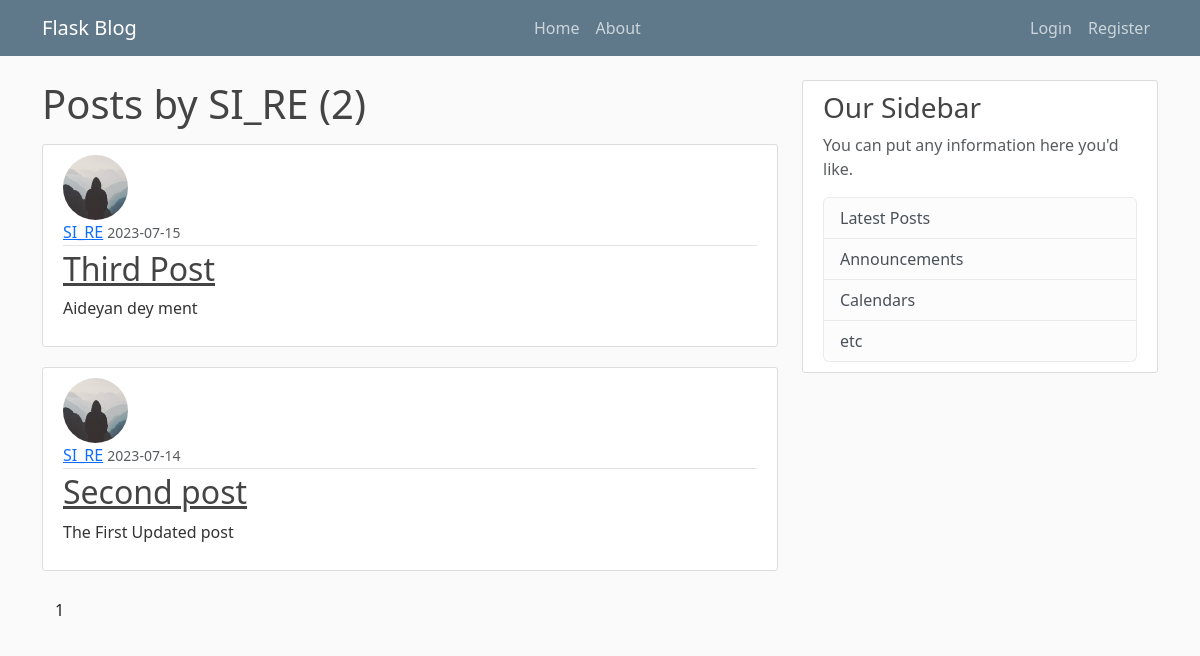
The app's page /user/SI_RE, older data.
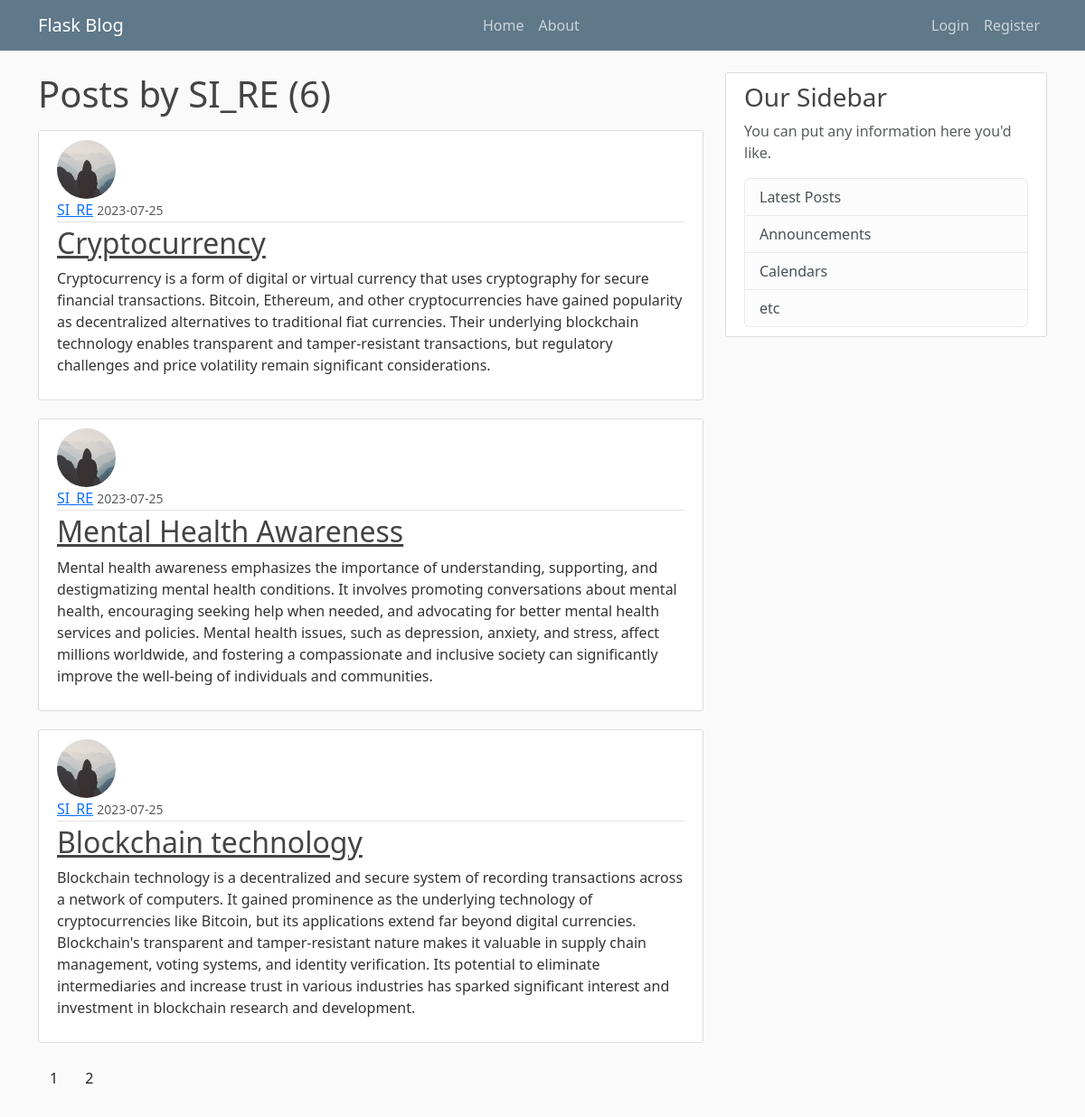
The same page, newer data.
### FlaskBlog/models.py (models this page shows, shortened)
class User(db.Model, UserMixin):
    id = db.Column(db.Integer, primary_key=True)
    username = db.Column(db.String(20), unique=True, nullable=False)
    email = db.Column(db.String(120), unique=True, nullable=False)
    image_file = db.Column(db.String(20), nullable=False, default='default.jpg')
    password = db.Column(db.String(60), nullable=False)
    posts = db.relationship('Post', backref='author', lazy=True)

class Post(db.Model):
    id = db.Column(db.Integer, primary_key=True)
    title = db.Column(db.String(100), nullable=False)
    date_posted = db.Column(db.DateTime, nullable=False, default=datetime.utcnow)
    content = db.Column(db.Text, nullable=False)
    user_id = db.Column(db.Integer, db.ForeignKey('user.id'), nullable=False)

### FlaskBlog/routes.py (the view)
@app.route("/user/<string:username>")
def user_post(username):
    page = request.args.get('page', 1, type=int)
    user = User.query.filter_by(username=username).first_or_404()
    post = Post.query.filter_by(author=user)\
        .order_by(Post.date_posted.desc())\
        .paginate(page=page, per_page=3)
    return render_template('user_posts.html', posts=post, user=user)

### FlaskBlog/templates/user_posts.html
{% extends "layout.html" %}
{% block content %}
    <h1 class="mb-3">Posts by {{ user.username }} ({{ posts.total }}) </h1>
    {% for post in posts.items %}
        <article class="media content-section">
          <img class="rounded-circle article-img" src="{{ url_for('static', filename='profile_pic/' + post.author.image_file) }}">
          <div class="media-body">
            <div class="article-metadata">
              <a class="mr-2" href="{{ url_for('user_post', username=post.author.username) }}">{{ post.author.username }}</a>
              <small class="text-muted">{{ post.date_posted.strftime('%Y-%m-%d') }}</small>
            </div>
            <h2><a class="article-title" href="{{ url_for('post', post_id=post.id) }}">{{ post.title }}</a></h2>
            <p class="article-content">{{ post.content }}</p>
          </div>
        </article>
    {% endfor %}
    {% for page_num in posts.iter_pages(left_edge=1, right_edge=1, left_current=1, right_current=2) %}
        {% if page_num %}
            {% if posts.Page == page_num %}
                <a class="btn btn-info mb-4" href="{{ url_for('user_posts',username=user.username, page=page_num) }}">{{ page_num }}</a>
            {% else%}
                <a class="btn btn-outline info mb-4" href="{{ url_for('user_post',username=user.username, page=page_num) }}">{{ page_num }}</a>
            {% endif %}
        {% else%}
            ...
        {% endif %}
    {% endfor %}
{% endblock content %}

### FlaskBlog/templates/layout.html (shortened to what this page needs)
<!DOCTYPE html>
<html lang="en">
<head>
    <link href="https://cdn.jsdelivr.net/npm/bootstrap@5.3.0/dist/css/bootstrap.min.css" rel="stylesheet">
    <link rel="stylesheet" type="text/css" href="{{ url_for('static', filename='main.css')}}">
</head>
<body>
    <header class="site-header">
      <nav class="navbar navbar-expand-md navbar-dark bg-steel fixed-top">
        <div class="container">
          <a class="navbar-brand mr-4" href="/">Flask Blog</a>
          <div class="collapse navbar-collapse" id="navbarToggle">
            <div class="navbar-nav ms-auto">
              <a class="nav-item nav-link" href="{{url_for('home')}}">Home</a>
              <a class="nav-item nav-link" href="{{url_for('about')}}">About</a>
            </div>
            <div class="navbar-nav ms-auto">
                {% if current_user.is_authenticated %}
                    <a class="nav-item nav-link" href="{{url_for('new_post')}}">New Post</a>
                    <a class="nav-item nav-link" href="{{url_for('account')}}">Account</a>
                    <a class="nav-item nav-link" href="{{url_for('logout')}}">Logout</a>
                {% else %}
              <a class="nav-item nav-link" href="{{url_for('login')}}">Login</a>
              <a class="nav-item nav-link" href="{{url_for('register')}}">Register</a>
                {% endif %}
            </div>
          </div>
        </div>
      </nav>
    </header>
    <main role="main" class="container">
      <div class="row">
        <div class="col-md-8">
          {% block content %}{% endblock %}
        </div>
        <div class="col-md-4">
          <div class="content-section">
            <h3>Our Sidebar</h3>
            <p class='text-muted'>You can put any information here you'd like.
              <ul class="list-group">
                <li class="list-group-item list-group-item-light">Latest Posts</li>
                <li class="list-group-item list-group-item-light">Announcements</li>
                <li class="list-group-item list-group-item-light">Calendars</li>
                <li class="list-group-item list-group-item-light">etc</li>
              </ul>
          </div>
        </div>
      </div>
    </main>
</body>
</html>

### FlaskBlog/static/main.css (style rules this page uses)
body { background: #fafafa; color: #333333; margin-top: 5rem; }
h1, h2, h3, h4, h5, h6 { color: #444444; }
.bg-steel { background-color: #5f788a; }
.site-header .navbar-nav .nav-link { color: #cbd5db; }
.content-section { background: #ffffff; padding: 10px 20px; border: 1px solid #dddddd; border-radius: 3px; margin-bottom: 20px; }
.article-title { color: #444444; }
.article-content { white-space: pre-line; }
.article-img { height: 65px; width: 65px; margin-right: 16px; }
.article-metadata { padding-bottom: 1px; margin-bottom: 4px; border-bottom: 1px solid #e3e3e3 }

Row changes from the older to the newer data that the page shows:
no longer on this page (row unchanged): Post: image_file (placeholder picture), author.username "SI_RE", date_posted "2023-07-15", title "Third Post", content "Aideyan dey ment"
removed Post: image_file (placeholder picture), author.username "SI_RE", date_posted "2023-07-14", title "Second post", content "The First Updated post"
added Post: image_file (placeholder picture), author.username "SI_RE", date_posted "2023-07-25", title "Cryptocurrency", content "Cryptocurrency is a form of digital or virtual currency that uses cryptography for secure financial transactions. Bitcoin, Ethereum, and other cryptocurrencies have gained popularity as decentralized alternatives to traditional fiat currencies. Their underlying blockchain technology enables transparent and tamper-resistant transactions, but regulatory challenges and price volatility remain significant considerations."
added Post: image_file (placeholder picture), author.username "SI_RE", date_posted "2023-07-25", title "Mental Health Awareness", content "Mental health awareness emphasizes the importance of understanding, supporting, and destigmatizing mental health conditions. It involves promoting conversations about mental health, encouraging seeking help when needed, and advocating for better mental health services and policies. Mental health issues, such as depression, anxiety, and stress, affect millions worldwide, and fostering a compassionate and inclusive society can significantly improve the well-being of individuals and communities."
added Post: image_file (placeholder picture), author.username "SI_RE", date_posted "2023-07-25", title "Blockchain technology", content "Blockchain technology is a decentralized and secure system of recording transactions across a network of computers. It gained prominence as the underlying technology of cryptocurrencies like Bitcoin, but its applications extend far beyond digital currencies. Blockchain's transparent and tamper-resistant nature makes it valuable in supply chain management, voting systems, and identity verification. Its potential to eliminate intermediaries and increase trust in various industries has sparked significant interest and investment in blockchain research and development."
Text that changed along with them:
{{ posts.total }}: "2" → "6"
new list line: "2"
